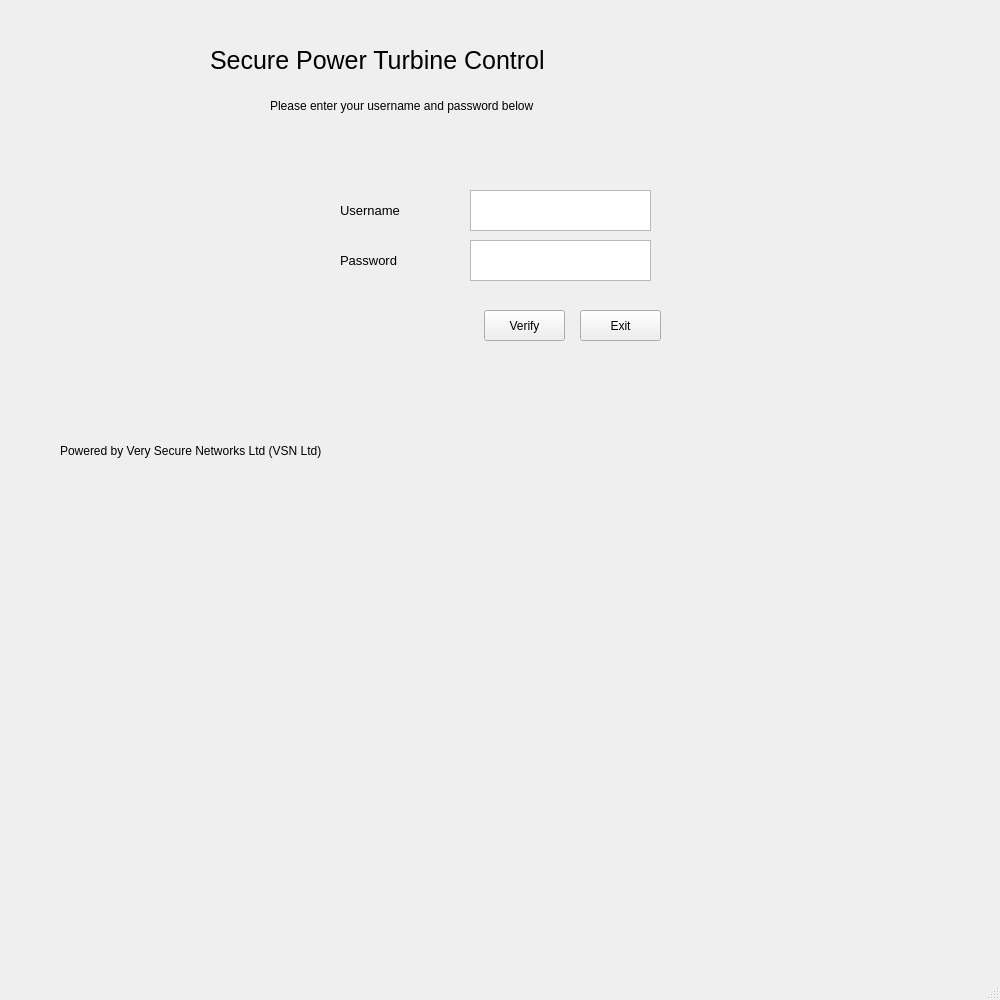
<?xml version="1.0" encoding="UTF-8"?>
<ui version="4.0">
 <class>MainWindow</class>
 <widget class="QMainWindow" name="MainWindow">
  <property name="geometry">
   <rect>
    <x>0</x>
    <y>0</y>
    <width>1000</width>
    <height>1000</height>
   </rect>
  </property>
  <property name="windowTitle">
   <string>MainWindow</string>
  </property>
  <widget class="QWidget" name="centralwidget">
   <widget class="QPushButton" name="loginButton">
    <property name="geometry">
     <rect>
      <x>484</x>
      <y>310</y>
      <width>81</width>
      <height>31</height>
     </rect>
    </property>
    <property name="text">
     <string>Verify</string>
    </property>
   </widget>
   <widget class="QLabel" name="label">
    <property name="geometry">
     <rect>
      <x>210</x>
      <y>20</y>
      <width>991</width>
      <height>81</height>
     </rect>
    </property>
    <property name="font">
     <font>
      <pointsize>19</pointsize>
     </font>
    </property>
    <property name="text">
     <string>Secure Power Turbine Control</string>
    </property>
   </widget>
   <widget class="QLabel" name="label_2">
    <property name="geometry">
     <rect>
      <x>60</x>
      <y>440</y>
      <width>641</width>
      <height>21</height>
     </rect>
    </property>
    <property name="text">
     <string>Powered by Very Secure Networks Ltd (VSN Ltd)</string>
    </property>
   </widget>
   <widget class="QLabel" name="label_3">
    <property name="geometry">
     <rect>
      <x>340</x>
      <y>200</y>
      <width>151</width>
      <height>21</height>
     </rect>
    </property>
    <property name="font">
     <font>
      <pointsize>10</pointsize>
     </font>
    </property>
    <property name="text">
     <string>Username</string>
    </property>
   </widget>
   <widget class="QLabel" name="label_4">
    <property name="geometry">
     <rect>
      <x>340</x>
      <y>250</y>
      <width>151</width>
      <height>21</height>
     </rect>
    </property>
    <property name="font">
     <font>
      <pointsize>10</pointsize>
     </font>
    </property>
    <property name="text">
     <string>Password</string>
    </property>
   </widget>
   <widget class="QLabel" name="label_5">
    <property name="geometry">
     <rect>
      <x>270</x>
      <y>90</y>
      <width>641</width>
      <height>31</height>
     </rect>
    </property>
    <property name="text">
     <string>Please enter your username and password below</string>
    </property>
   </widget>
   <widget class="QPushButton" name="exitButton">
    <property name="geometry">
     <rect>
      <x>580</x>
      <y>310</y>
      <width>81</width>
      <height>31</height>
     </rect>
    </property>
    <property name="text">
     <string>Exit</string>
    </property>
   </widget>
   <widget class="QTextEdit" name="username">
    <property name="geometry">
     <rect>
      <x>470</x>
      <y>190</y>
      <width>181</width>
      <height>41</height>
     </rect>
    </property>
   </widget>
   <widget class="QTextEdit" name="password">
    <property name="geometry">
     <rect>
      <x>470</x>
      <y>240</y>
      <width>181</width>
      <height>41</height>
     </rect>
    </property>
   </widget>
  </widget>
  <widget class="QMenuBar" name="menubar">
   <property name="geometry">
    <rect>
     <x>0</x>
     <y>0</y>
     <width>1000</width>
     <height>22</height>
    </rect>
   </property>
  </widget>
  <widget class="QStatusBar" name="statusbar"/>
 </widget>
 <resources/>
 <connections/>
</ui>
